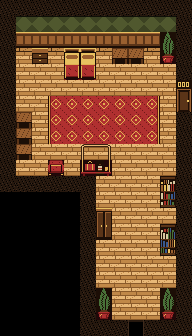

Tiled map render using the project's own tile images. Description and the whole map definition, tile-layer contents included, below:
An orthogonal 12x21 tile map with 16x16 px tiles, 1 tile layer (tiles) and 8 objects (2x keyspot, 2x bed, entry, exit, drawer, ...).

<map version="1.10" tiledversion="1.12.2" orientation="orthogonal" renderorder="right-down" width="12" height="21" tilewidth="16" tileheight="16" infinite="0" nextlayerid="3" nextobjectid="26">
 <properties>
  <property name="allow_lock" type="bool" value="true" />
  <property name="kind" value="normal" />
 </properties>
 <tileset firstgid="1" source="../tilesets/hotel.tsx" />
 <layer id="1" name="tiles" width="12" height="21">
  <data encoding="csv">
7,7,7,7,7,7,7,7,7,7,7,7,
7,8,8,8,8,8,8,8,8,8,8,7,
7,9,9,9,9,9,9,9,9,9,43,7,
7,3,14,3,30,30,3,15,15,3,44,7,
7,2,2,2,31,31,2,2,2,2,2,7,
7,2,2,2,2,2,2,2,2,2,2,10,
7,2,2,4,5,5,5,5,5,6,2,11,
7,15,2,4,5,5,5,5,5,6,2,7,
7,15,2,4,5,5,5,5,5,6,2,7,
7,15,2,2,2,45,46,2,2,2,2,7,
7,2,2,42,2,47,48,2,2,2,2,7,
7,7,7,7,7,7,2,2,2,2,32,7,
0,0,0,0,0,7,2,2,2,2,35,7,
0,0,0,0,0,7,12,2,2,2,2,7,
0,0,0,0,0,7,13,2,2,2,33,7,
0,0,0,0,0,7,2,2,2,2,36,7,
0,0,0,0,0,7,2,2,2,2,2,7,
0,0,0,0,0,7,2,2,2,2,2,7,
0,0,0,0,0,7,43,2,2,2,43,7,
0,0,0,0,0,7,44,2,2,2,44,7,
0,0,0,0,0,7,7,7,25,7,7,7
</data>
 </layer>
 <objectgroup id="2" name="objects">
  <object id="1" name="entry" x="128" y="320" width="16" height="16">
   <properties>
    <property name="wall" value="bottom" />
   </properties>
  </object>
  <object id="2" name="exit" x="176" y="80" width="16" height="32">
   <properties>
    <property name="wall" value="right" />
   </properties>
  </object>
  <object id="11" name="drawer" x="32" y="48" width="16" height="16" />
  <object id="15" name="keyspot" x="128" y="48">
   <point />
  </object>
  <object id="18" name="bed" x="64" y="48" width="16" height="32" />
  <object id="19" name="closet" x="96" y="208" width="16" height="32" />
  <object id="24" name="bed" x="80" y="48" width="16" height="32" />
  <object id="25" name="keyspot" x="16" y="128">
   <point />
  </object>
 </objectgroup>
</map>
